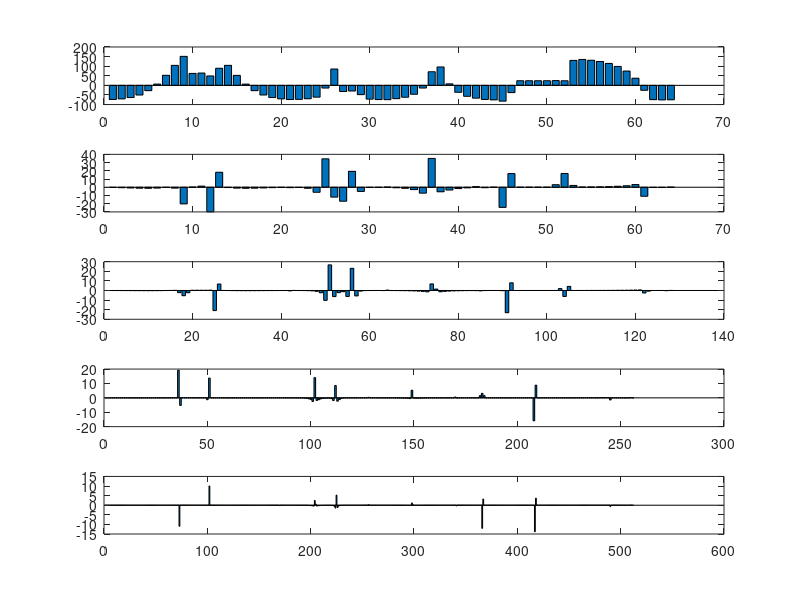
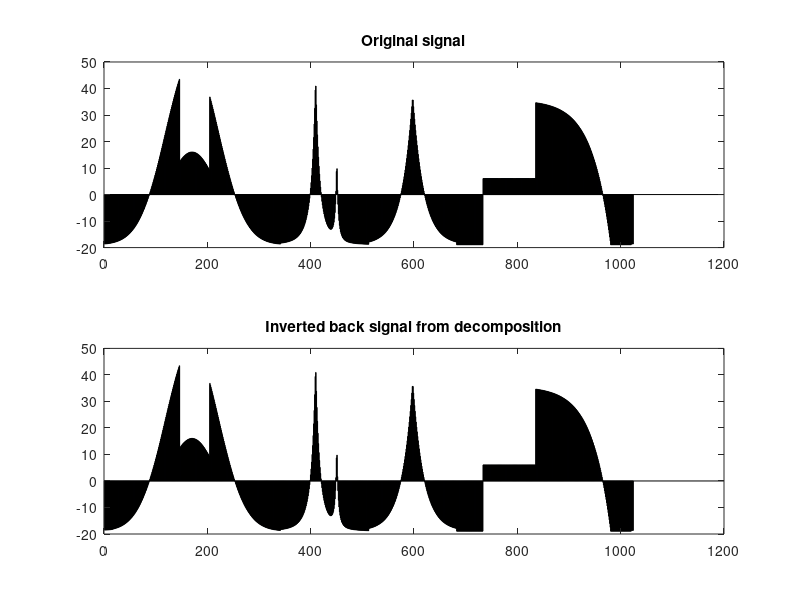

Write the MATLAB code that produced these figures, in order.
clc;clear all;close all;
%  B) Like for (A) but for Daubechies length-4 filter. See the lecture notes for the filter
% coefficients and filter equations. Write Matlab programs to implement forward and
% inverse transform with length-4 Daubechies filters. Verify perfect reconstruction in
% Matlab.  

% Reading a file
X = dlmread('pwsmooth.txt');
% X = dlmread('skyline.txt');
l=length(X);    %Calculating the length of file
dup_X=X;
% Padding if odd length
if (mod(l,2)~=0)
        X(l+1,1)=0;
         l=l+1;    %New length is increased by 1
end 

%  the number of level-operation
m=4;

% Definng the multipliers h0, h1, h2, h3
h0=(1+sqrt(3))/(4*sqrt(2));
h1=(3+sqrt(3))/(4*sqrt(2));
h2=(3-sqrt(3))/(4*sqrt(2));
h3=(1-sqrt(3))/(4*sqrt(2));

% For 4-Level Operation forward transform
p=l/2;
for j=1:m
% For a single block operation
for i=1:p;
    if i==p
        c(i,j)= h0*X(2*i-1)+h1*X(2*i)+h2*X(2*i)+h3*X(2*i);
        d(i,j)= h3*X(2*i-1)-h2*X(2*i)+h1*X(2*i)-h0*X(2*i); 
    else
        c(i,j)= h0*X(2*i-1)+h1*X(2*i)+h2*X((2*i)+1)+h3*X((2*i+2));
        d(i,j)= h3*X(2*i-1)-h2*X(2*i)+h1*X((2*i)+1)-h0*X((2*i+2));  
    end
end
posd(j)=i;
clearvars X;
X=c(:,j);
p=p/2;
end

figure,
for j=1:m
    subplot(m+1,1,j+1),bar(1:posd(m-j+1),d(1:posd(m-j+1),m-j+1));
end
     subplot(m+1,1,1),bar(1:posd(m),c(1:posd(m),m));

% For M-Level Operation inverse transform
c1=c(1:posd(m),m);
d1=d;
k=m;

while k>=1
for i=1:posd(k)
    j=1;
    if i==1
    y((2*i)-1,1)=h0*c1(i)+h2*c1(i)+h3*d1(i,k)+h1*d1(i,k);
    y((2*i),1)=h1*c1(i)+h3*c1(i)-h2*d1(i,k)-h0*d1(i,k);
    else
    y((2*i)-1,1)=h0*c1(i)+h2*c1(i-1)+h3*d1(i,k)+h1*d1(i-1,k);
    y((2*i),1)=h1*c1(i)+h3*c1(i-1)-h2*d1(i,k)-h0*d1(i-1,k);
    end
end
c1=y;
k=k-1;
end

figure,
subplot(2,1,1),bar(dup_X), title('Original signal');
subplot(2,1,2),bar(y), title('Inverted back signal from decomposition');

% Proving Parseval Identity
x_sum=sum(dup_X.^2)
c_sum=sum(sum(c.^2));
d_sum=sum(sum(d.^2));
wavelet_sum=c_sum+d_sum
y_sum=sum(y.^2)

